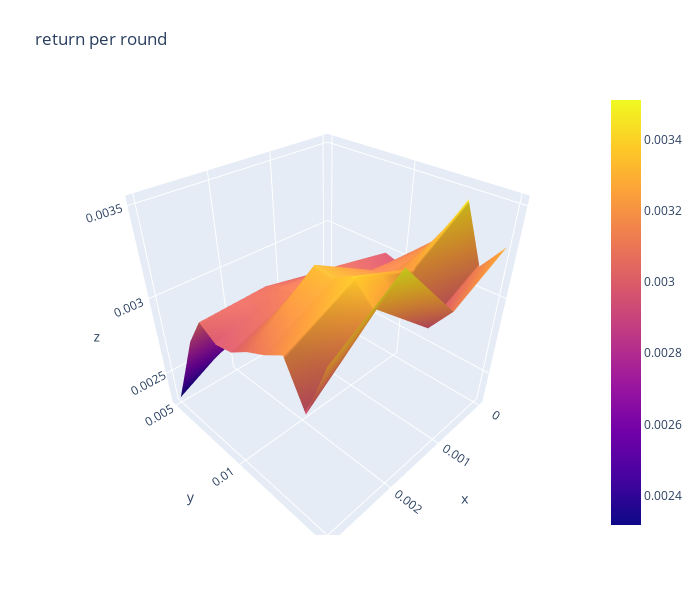

This figure's notebook cell:
### Code cell
import plotly.graph_objects as go

x_data = df_return_per_round.columns.to_list() # close threshold

y_data = df_return_per_round.index.to_list() # open threshold

z_data = df_return_per_round.copy(deep=True) # return per round

fig = go.Figure(data=[go.Surface(z=z_data.values,x=x_data,y=y_data)])

fig.update_layout(title="return per round", # 标题
                  autosize=False,  # 尺度自动缩放
                  width=700,  # 长宽
                  height=600,
                  margin=dict(l=65,r=50,b=65,t=90)  # 4个位置的距离
                 )

fig.show()

### Figure 1 — Plotly figure (JSON) as saved in the notebook; plotly's stock layout.template omitted (floating-point values rounded to 4 significant figures)
{"data": [{"type": "surface", "x": [1e-06, 0.001, 0.002, 0.003], "y": [0.005, 0.006, 0.007, 0.008, 0.009, 0.01, 0.011, 0.012, 0.013, 0.014, 0.015], "z": [[0.002608, 0.002592, 0.00253, 0.002318], [0.002538, 0.002576, 0.002601, 0.002585], [0.002787, 0.002902, 0.002917, 0.002857], [0.002834, 0.002976, 0.003054, 0.003038], [0.002982, 0.00306, 0.003103, 0.002974], [0.00295, 0.003058, 0.003128, 0.002997], [0.00311, 0.003132, 0.003326, 0.00307], [0.003218, 0.003165, 0.003313, 0.003123], [0.003458, 0.003241, 0.003372, 0.003192], [0.003136, 0.002961, 0.003266, 0.002963], [0.00329, 0.003117, 0.003511, 0.003283]]}], "layout": {"autosize": false, "height": 600, "margin": {"b": 65, "l": 65, "r": 50, "t": 90}, "title": {"text": "return per round"}, "width": 700}}
